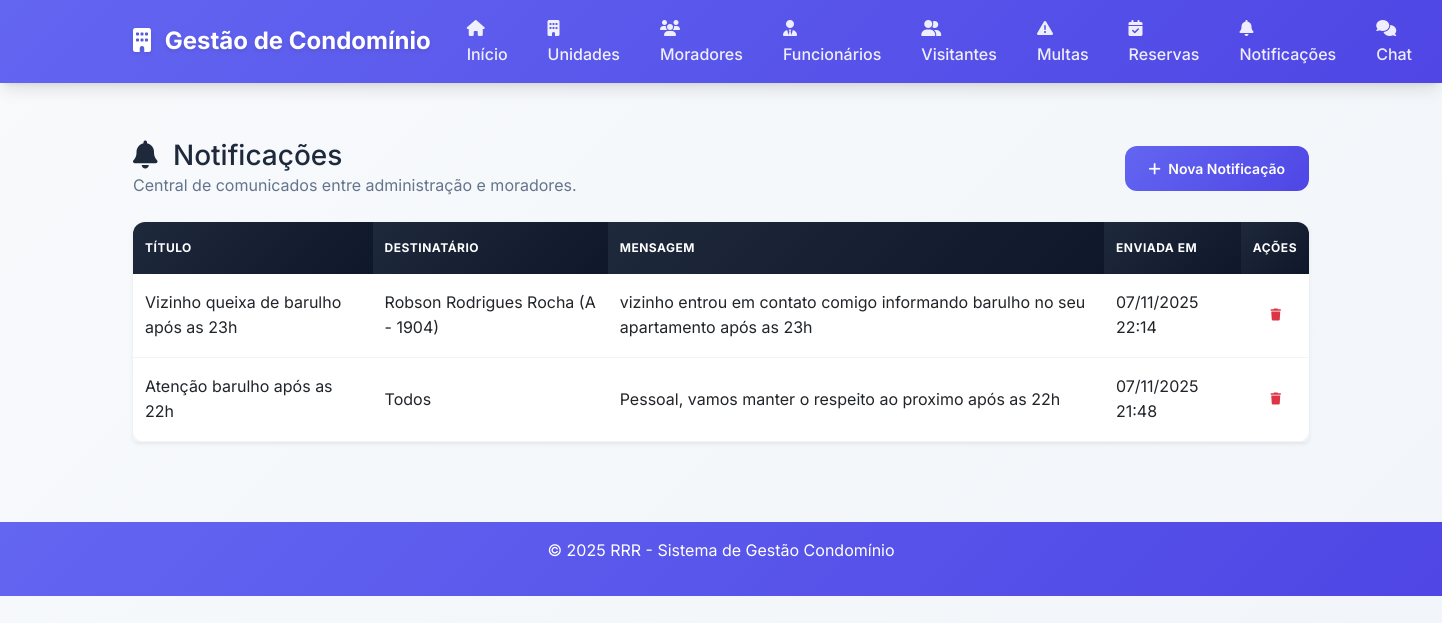
Page /notificacoes (signed in) on the committed database.
### app.py (models this page shows)
class Notificacao(db.Model):
    id = db.Column(db.Integer, primary_key=True)
    titulo = db.Column(db.String(150), nullable=False)
    mensagem = db.Column(db.Text, nullable=False)
    morador_id = db.Column(db.Integer, db.ForeignKey('morador.id'), nullable=True)
    autor_id = db.Column(db.Integer, db.ForeignKey('usuario.id'), nullable=False)
    data_envio = db.Column(db.DateTime, default=datetime.utcnow)
    leituras = db.relationship('NotificacaoLeitura', backref='notificacao', lazy=True, cascade='all, delete-orphan')

class Morador(db.Model):
    id = db.Column(db.Integer, primary_key=True)
    nome = db.Column(db.String(100), nullable=False)
    cpf = db.Column(db.String(14), nullable=False, unique=True)
    telefone = db.Column(db.String(15), nullable=False)
    email = db.Column(db.String(100), nullable=False)
    tipo = db.Column(db.String(20), nullable=False)
    unidade_id = db.Column(db.Integer, db.ForeignKey('unidade.id'), nullable=False)
    data_cadastro = db.Column(db.DateTime, default=datetime.utcnow)
    reservas = db.relationship('Reserva', backref='morador', lazy=True)
    notificacoes = db.relationship('Notificacao', backref='morador', lazy=True)

class Unidade(db.Model):
    id = db.Column(db.Integer, primary_key=True)
    numero = db.Column(db.String(10), nullable=False, unique=True)
    bloco = db.Column(db.String(10), nullable=False)
    tipo = db.Column(db.String(20), nullable=False)
    vagas_garagem = db.Column(db.Integer, default=0)
    data_cadastro = db.Column(db.DateTime, default=datetime.utcnow)
    moradores = db.relationship('Morador', backref='unidade', lazy=True)

### app.py (the view, shortened to what this page needs)
@app.route('/notificacoes')
@login_required
def listar_notificacoes():
    usuario = Usuario.query.get(session['user_id'])
    if usuario.tipo == 'Admin':
        notificacoes_query = Notificacao.query.order_by(Notificacao.data_envio.desc())
    else:
        notificacoes_query = Notificacao.query.filter(
            or_(Notificacao.morador_id == None, Notificacao.morador_id == usuario.morador_id)
        ).order_by(Notificacao.data_envio.desc())
    notificacoes = notificacoes_query.all()
    leituras_usuario = {
        leitura.notificacao_id
        for leitura in NotificacaoLeitura.query.filter_by(usuario_id=usuario.id).all()
    }
    notificacoes_nao_lidas_ids = [n.id for n in notificacoes if n.id not in leituras_usuario]
    total_nao_lidas = len(notificacoes_nao_lidas_ids)
    return render_template(
        'notificacoes.html',
        notificacoes=notificacoes,
        usuario=usuario,
        notificacoes_nao_lidas_pendentes=total_nao_lidas,
        notificacoes_ids_nao_lidas=notificacoes_nao_lidas_ids
    )

### app.py (called while the page is built)
def login_required(f):
    from functools import wraps
    @wraps(f)
    def decorated_function(*args, **kwargs):
        if 'user_id' not in session:
            return redirect(url_for('login'))
        return f(*args, **kwargs)
    return decorated_function

@app.context_processor
def inject_badges():
    if 'user_id' not in session:
        return {'notificacoes_nao_lidas': 0, 'chat_nao_lidas': 0}
    usuario = Usuario.query.get(session['user_id'])
    if not usuario:
        return {'notificacoes_nao_lidas': 0, 'chat_nao_lidas': 0}
    notificacoes_query = Notificacao.query
    if usuario.tipo != 'Admin':
        notificacoes_query = notificacoes_query.filter(
            or_(Notificacao.morador_id == None, Notificacao.morador_id == usuario.morador_id)
        )
    notificacoes_nao_lidas = notificacoes_query.filter(
        ~Notificacao.leituras.any(NotificacaoLeitura.usuario_id == usuario.id)
    ).count()
    chat_nao_lidas = ChatMensagem.query.filter_by(destinatario_id=usuario.id, lida_em=None).count()
    return {
        'notificacoes_nao_lidas': notificacoes_nao_lidas,
        'chat_nao_lidas': chat_nao_lidas
    }

### templates/notificacoes.html (shortened to what this page needs)
{% extends "base.html" %}
{% block content %}
<div class="d-flex justify-content-between align-items-center mb-4">
    <div>
        <h1 class="h3 mb-0">
            <i class="fas fa-bell me-2"></i>
            Notificações
        </h1>
        <p class="text-muted mb-0">
            Central de comunicados entre administração e moradores.
        </p>
    </div>
    {% if usuario.tipo == 'Admin' %}
    <a href="{{ url_for('cadastrar_notificacao') }}" class="btn btn-primary">
        <i class="fas fa-plus me-1"></i>
        Nova Notificação
    </a>
    {% endif %}
</div>
{% if notificacoes %}
    {% if usuario.tipo == 'Admin' %}
    <div class="table-responsive shadow-sm rounded">
        <table class="table table-hover align-middle mb-0">
            <thead class="table-light">
                <tr>
                    <th>Título</th>
                    <th>Destinatário</th>
                    <th>Mensagem</th>
                    <th>Enviada em</th>
                    <th class="text-end">Ações</th>
                </tr>
            </thead>
            <tbody>
                {% for notificacao in notificacoes %}
                <tr>
                    <td>{{ notificacao.titulo }}</td>
                    <td>
                        {% if notificacao.morador %}
                            {{ notificacao.morador.nome }} ({{ notificacao.morador.unidade.bloco }} - {{ notificacao.morador.unidade.numero }})
                        {% else %}
                            Todos
                        {% endif %}
                    </td>
                    <td>{{ notificacao.mensagem }}</td>
                    <td>{{ notificacao.data_envio.strftime('%d/%m/%Y %H:%M') }}</td>
                    <td class="text-end">
                        <form action="{{ url_for('excluir_notificacao', notificacao_id=notificacao.id) }}" method="post" onsubmit="return confirm('Deseja realmente excluir esta notificação?');">
                            <button type="submit" class="btn btn-sm btn-outline-danger">
                                <i class="fas fa-trash"></i>
                            </button>
                        </form>
                    </td>
                </tr>
                {% endfor %}
            </tbody>
        </table>
    </div>
    {% endif %}
{% else %}
<div class="text-center py-5 bg-light rounded">
    <i class="fas fa-bell-slash fa-3x text-muted mb-3"></i>
    <p class="lead mb-0">Nenhuma notificação encontrada.</p>
</div>
{% endif %}
{% endblock %}

### static/css/style.css (style rules this page uses)
:root { --primary-color: #6366f1; --primary-dark: #4f46e5; --success-color: #10b981; --success-dark: #059669; --info-color: #06b6d4; --warning-color: #f59e0b; --danger-color: #ef4444; --danger-dark: #dc2626; --light-color: #f8fafc; --dark-color: #1e293b; --gray-50: #f8fafc; --gray-100: #f1f5f9; --gray-200: #e2e8f0; --gray-300: #cbd5e1; --gray-400: #94a3b8; --gray-500: #64748b; --gray-600: #475569; --gray-700: #334155; --gray-800: #1e293b; --gray-900: #0f172a; --shadow-sm: 0 1px 2px 0 rgb(0 0 0 / 0.05); --shadow-md: 0 4px 6px -1px rgb(0 0 0 / 0.1), 0 2px 4px -2px rgb(0 0 0 / 0.1); --shadow-lg: 0 10px 15px -3px rgb(0 0 0 / 0.1), 0 4px 6px -4px rgb(0 0 0 / 0.1); --shadow-xl: 0 20px 25px -5px rgb(0 0 0 / 0.1), 0 8px 10px -6px rgb(0 0 0 / 0.1); --border-radius: 12px; --border-radius-lg: 16px; }
* { box-sizing: border-box; }
body { font-family: 'Inter', -apple-system, BlinkMacSystemFont, 'Segoe UI', Roboto, sans-serif; background: linear-gradient(135deg, var(--gray-50) 0%, var(--gray-100) 100%); color: var(--gray-800); line-height: 1.6; min-height: 100vh; }
.btn { border-radius: var(--border-radius); font-weight: 600; padding: 12px 24px; font-size: 14px; transition: all 0.3s cubic-bezier(0.4, 0, 0.2, 1); border: none; position: relative; overflow: hidden; }
.btn::before { content: ''; position: absolute; top: 0; left: -100%; width: 100%; height: 100%; background: linear-gradient(90deg, transparent, rgba(255,255,255,0.2), transparent); transition: left 0.5s; }
.btn-primary { background: linear-gradient(135deg, var(--primary-color) 0%, var(--primary-dark) 100%); }
.table { border-radius: var(--border-radius); overflow: hidden; box-shadow: var(--shadow-sm); background: white; }
.table thead th { border: none; font-weight: 700; text-transform: uppercase; font-size: 12px; letter-spacing: 0.5px; background: linear-gradient(135deg, var(--gray-800) 0%, var(--gray-900) 100%); color: white; padding: 16px 12px; }
.table tbody tr { transition: all 0.3s ease; border-bottom: 1px solid var(--gray-100); }
.table tbody td { padding: 16px 12px; vertical-align: middle; }
.btn-sm { padding: 8px 16px; font-size: 12px; }
.text-muted { color: var(--gray-500) !important; }
h1, h2, h3, h4, h5, h6 { color: var(--gray-800); font-weight: 700; }

### rows in the picture
Notificacao: titulo "Vizinho queixa de barulho após as 23h", morador.nome "Robson Rodrigues Rocha", morador.unidade.bloco "A", morador.unidade.numero "1904", mensagem "vizinho entrou em contato comigo informando barulho no seu apartamento após as 23h", data_envio "07/11/2025 22:14"
Notificacao: titulo "Atenção barulho após as 22h", shows "Todos", mensagem "Pessoal, vamos manter o respeito ao proximo após as 22h", data_envio "07/11/2025 21:48"
